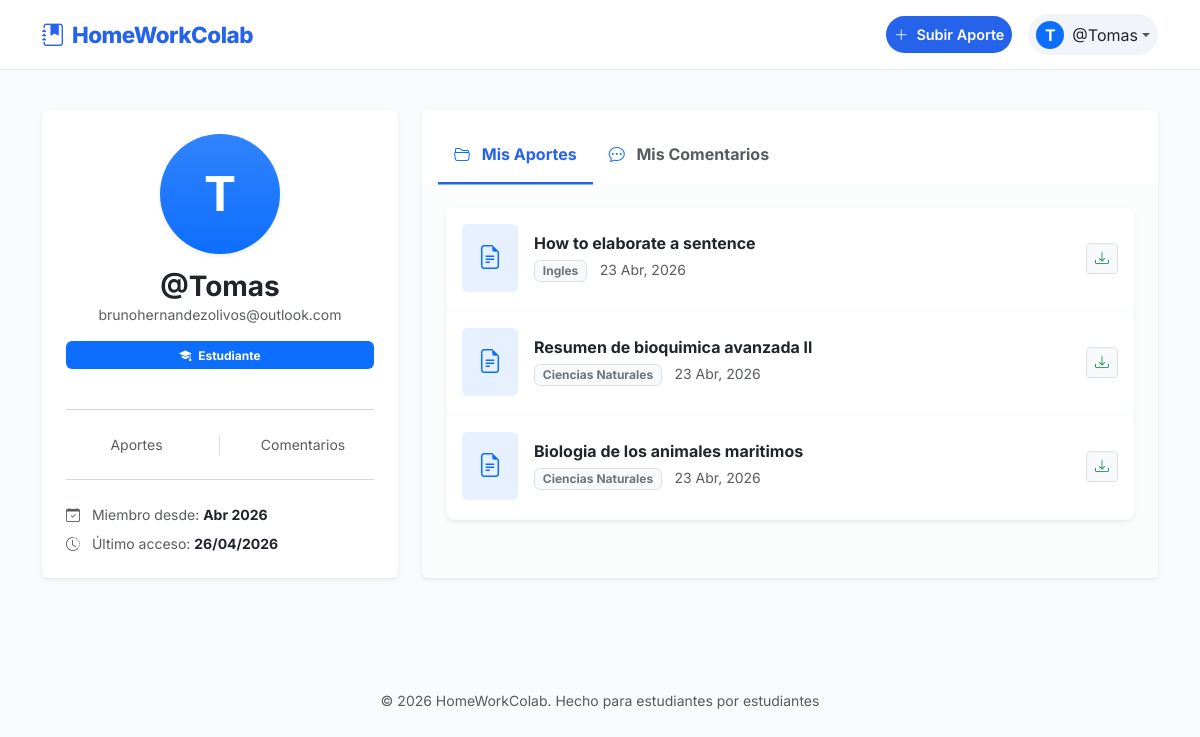
The app's page /usuarios/perfil/ (signed in) with its own data.
### users/models.py (models this page shows, shortened)
class CustomUser(AbstractUser):
    fecha_registro= models.DateTimeField(auto_now_add=True)
    is_moderador = models.BooleanField('Es Moderador', default=False)

### trabajos/models.py (models this page shows, shortened)
class Trabajo(models.Model):
    titulo = models.CharField(max_length=200)
    descripcion = models.TextField()
    archivo_url = models.FileField(upload_to='trabajos_academicos/')
    fecha_subida = models.DateTimeField(auto_now_add=True)
    usuario = models.ForeignKey(settings.AUTH_USER_MODEL, on_delete=models.CASCADE, related_name='trabajos')
    categoria = models.ForeignKey(Categoria, on_delete=models.SET_NULL, null=True, related_name='trabajos')
    etiquetas = models.ManyToManyField(Etiqueta, related_name='trabajos', blank=True)
    likes = models.ManyToManyField(settings.AUTH_USER_MODEL, related_name='trabajos_likeados', blank=True)

class Categoria(models.Model):
    nombre = models.CharField(max_length=100, verbose_name="Nombre de la Categoría")

### users/views.py (the view)
# urls.py: path('perfil/', views.perfil, name='perfil'),
@login_required
def perfil(request):
    mis_trabajos = Trabajo.objects.filter(usuario=request.user).order_by('-fecha_subida')
    return render(request, 'users/perfil.html', {
        'mis_trabajos': mis_trabajos
    })

### templates/users/perfil.html (shortened to what this page needs)
{% extends 'base.html' %}
{% block content %}
<div class="row g-4 mb-5">
    <div class="col-lg-4">
        <div class="card p-4 text-center border-0 shadow-sm fade-in-up">
            <div class="mx-auto mb-3 d-flex align-items-center justify-content-center bg-primary bg-gradient text-white rounded-circle shadow-sm" style="width: 120px; height: 120px; font-size: 3rem; font-weight: bold;">
                {{ user.username|make_list|first|upper }}
            </div>
            <h3 class="fw-bold text-dark mb-0">@{{ user.username }}</h3>
            <p class="text-muted small mb-3">{{ user.email }}</p>
            {% if user.is_staff %}
                <span class="badge bg-danger mb-3 px-3 py-2"><i class="bi bi-shield-lock-fill me-1"></i> Administrador</span>
            {% else %}
                <span class="badge bg-primary mb-3 px-3 py-2"><i class="bi bi-mortarboard-fill me-1"></i> Estudiante</span>
            {% endif %}
            <hr class="text-muted my-4">
            <div class="row text-center">
                <div class="col-6 border-end">
                    <div class="text-muted small">Aportes</div>
                </div>
                <div class="col-6">
                    <div class="text-muted small">Comentarios</div>
                </div>
            </div>
            <hr class="text-muted my-4">
            <div class="text-start small text-muted">
                <p class="mb-2"><i class="bi bi-calendar-check me-2"></i> Miembro desde: <strong class="text-dark">{{ user.date_joined|date:"M Y" }}</strong></p>
                <p class="mb-0"><i class="bi bi-clock-history me-2"></i> Último acceso: <strong class="text-dark">{{ user.last_login|date:"d/m/Y" }}</strong></p>
            </div>
        </div>
    </div>
    <div class="col-lg-8 fade-in-up" style="animation-delay: 0.1s;">
        <div class="card border-0 shadow-sm overflow-hidden h-100">
            <div class="card-header bg-white pt-4 pb-0 border-0">
                <ul class="nav nav-tabs border-bottom-0" id="profileTabs" role="tablist">
                    <li class="nav-item" role="presentation">
                        <button class="nav-link active fw-bold border-0 text-dark pb-3" id="trabajos-tab" data-bs-toggle="tab" data-bs-target="#trabajos" type="button" role="tab">
                            <i class="bi bi-folder2-open text-primary me-2"></i> Mis Aportes
                        </button>
                    </li>
                    <li class="nav-item" role="presentation">
                        <button class="nav-link fw-bold border-0 text-muted pb-3" id="comentarios-tab" data-bs-toggle="tab" data-bs-target="#comentarios" type="button" role="tab">
                            <i class="bi bi-chat-dots text-primary me-2"></i> Mis Comentarios
                        </button>
                    </li>
                </ul>
            </div>
            <div class="card-body p-0 bg-light bg-opacity-50">
                <div class="tab-content" id="profileTabsContent">
                    <div class="tab-pane fade show active p-4" id="trabajos" role="tabpanel">
                        {% if mis_trabajos %}
                            <div class="list-group list-group-flush rounded-3 shadow-sm">
                                {% for t in mis_trabajos %}
                                <div class="list-group-item list-group-item-action d-flex justify-content-between align-items-center py-3 border-0 mb-1 rounded">
                                    <div class="d-flex align-items-center">
                                        <div class="bg-primary bg-opacity-10 text-primary rounded p-3 me-3">
                                            <i class="bi bi-file-earmark-text fs-4"></i>
                                        </div>
                                        <div>
                                            <a href="{% url 'trabajos:detalle' t.pk %}" class="fw-bold text-dark text-decoration-none h6 mb-1 d-block">{{ t.titulo }}</a>
                                            <span class="badge bg-light text-secondary border me-2">{{ t.categoria.nombre }}</span>
                                            <small class="text-muted">{{ t.fecha_subida|date:"d M, Y" }}</small>
                                        </div>
                                    </div>
                                    <div class="btn-group">
                                        <a href="{{ t.archivo_url.url }}" class="btn btn-sm btn-light border text-success" title="Descargar" download><i class="bi bi-download"></i></a>
                                        </div>
                                </div>
                                {% endfor %}
                            </div>
                        {% endif %}
                    </div>
                </div>
            </div>
        </div>
    </div>
</div>
{% endblock %}

### templates/base.html (shortened to what this page needs)
<!doctype html>
<html lang="es">
  <head>
    <link
      href="https://cdn.jsdelivr.net/npm/bootstrap@5.3.0/dist/css/bootstrap.min.css"
      rel="stylesheet"
    />
    <link
      rel="stylesheet"
      href="https://cdn.jsdelivr.net/npm/bootstrap-icons@1.11.0/font/bootstrap-icons.css"
    />
  </head>
  <body>
    <nav class="navbar navbar-expand-lg sticky-top mb-4">
      <div class="container">
        <a
          class="navbar-brand d-flex align-items-center"
          href="{% url 'home' %}"
        >
          <i class="bi bi-journal-bookmark-fill me-2"></i> HomeWorkColab
        </a>
        <div class="collapse navbar-collapse" id="navbarNav">
          <ul class="navbar-nav ms-auto align-items-center gap-2 mt-3 mt-lg-0">
            {% if user.is_authenticated %}
            <li class="nav-item">
              <a
                class="nav-link btn-upload-nav d-flex align-items-center"
                href="{% url 'trabajos:subir' %}"
              >
                <i class="bi bi-plus-lg me-2"></i> Subir Aporte
              </a>
            </li>
            <li class="nav-item dropdown ms-lg-2">
              <a
                class="nav-link dropdown-toggle user-pill d-flex align-items-center"
                href="#"
                id="navbarDropdown"
                role="button"
                data-bs-toggle="dropdown"
              >
                <div
                  class="bg-primary text-white rounded-circle d-flex align-items-center justify-content-center me-2"
                  style="width: 28px; height: 28px; font-weight: bold"
                >
                  {{ user.username|first|upper }}
                </div>
                <span class="text-dark fw-600">@{{ user.username }}</span>
              </a>
            </li>
            {% endif %}
          </ul>
        </div>
      </div>
    </nav>
    <main class="container py-3 fade-in">
      {% block content %}{% endblock %}
    </main>
    <footer class="container text-center py-5 mt-auto">
      <p class="text-muted small">
        © 2026 HomeWorkColab. Hecho para estudiantes por estudiantes
      </p>
    </footer>
  </body>
</html>

### templates/base.html (style rules this page uses)
:root { --primary-color: #2563eb; --bg-body: #f8fafc; }
body { font-family: "Inter", sans-serif; background-color: var(--bg-body); color: #1e293b; min-height: 100vh; }
.navbar { background: rgba(255, 255, 255, 0.9) !important; backdrop-filter: blur(10px); border-bottom: 1px solid #e2e8f0; padding: 0.8rem 0; }
.navbar-brand { font-weight: 800; font-size: 1.4rem; color: var(--primary-color) !important; letter-spacing: -0.5px; }
.btn-upload-nav { background-color: var(--primary-color); color: white !important; border-radius: 50px; font-weight: 600; font-size: 0.9rem; padding: 0.5rem 1.2rem; transition: 0.3s; }
.user-pill { background-color: #f1f5f9; border-radius: 50px; padding: 0.4rem 1rem; transition: 0.2s; }
.fade-in { animation: fadeIn 0.4s ease-in; }

### templates/users/perfil.html (style rules this page uses)
.nav-tabs .nav-link.active { border-bottom: 3px solid var(--primary-color) !important; color: var(--primary-color) !important; background-color: transparent; }

### records on screen
CustomUser: username|first "T", username "Tomas", username|make_list "T", email "brunohernandezolivos@outlook.com", date_joined "Abr 2026", last_login "26/04/2026"
Trabajo: titulo "How to elaborate a sentence", categoria.nombre "Ingles", fecha_subida "23 Abr, 2026"
Trabajo: titulo "Resumen de bioquimica avanzada ll", categoria.nombre "Ciencias Naturales", fecha_subida "23 Abr, 2026"
Trabajo: titulo "Biologia de los animales maritimos", categoria.nombre "Ciencias Naturales", fecha_subida "23 Abr, 2026"
